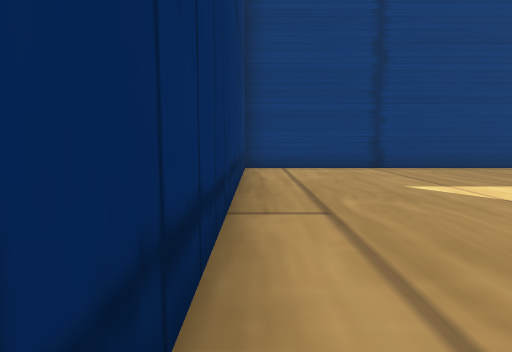
View 1 (above)

24 first-person views from a walk through a 3-D level made in the Unity game engine. The camera is 1.5 m above the floor, tilts 6° down and sees 75° across. The floor is counted in squares, 2 m on a side. Each view is taken from the middle of a square. On the plan, view 1 faces up. The plan holds only what a view shows up to about 11 squares ahead; the rest is blank. The place goes on beyond the plan.

View 2
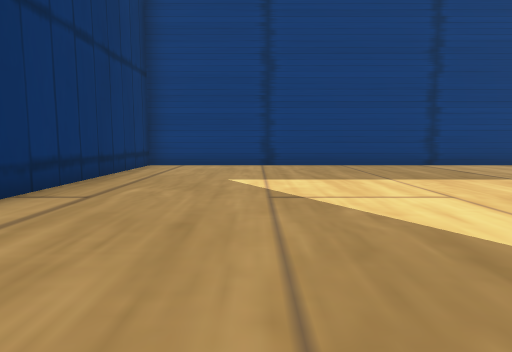

View 3
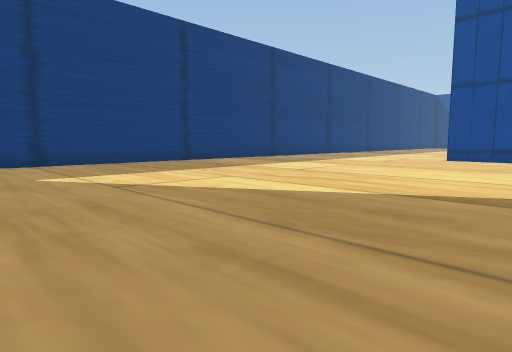

View 4
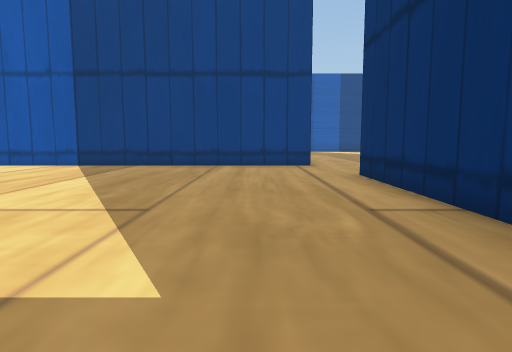

View 5
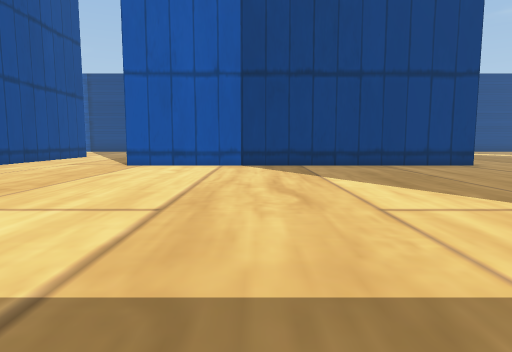

View 6
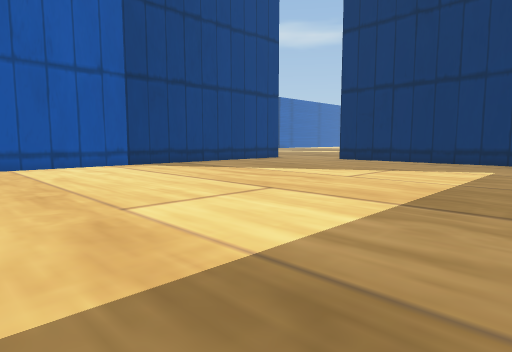

View 7
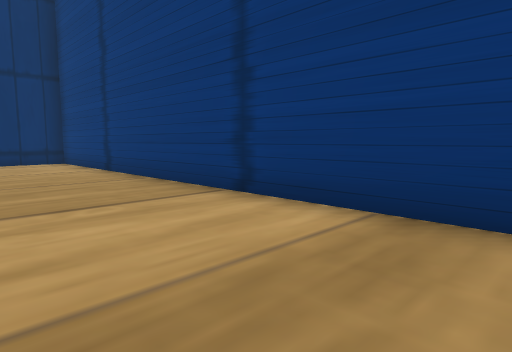

View 8
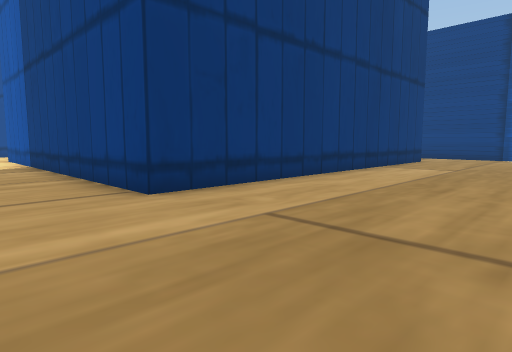

View 9
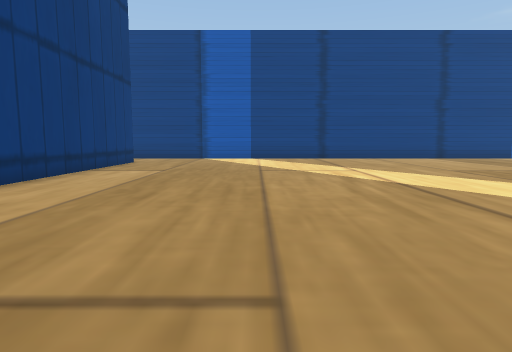

View 10
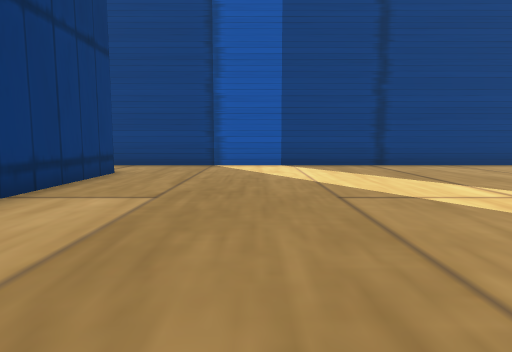

View 11
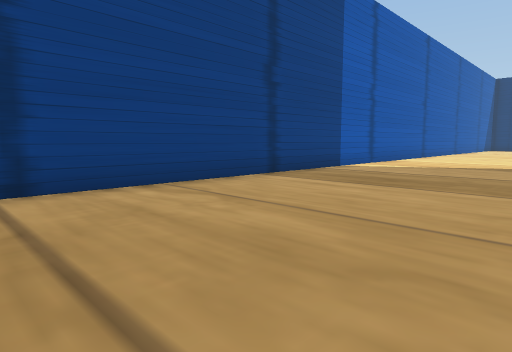

View 12
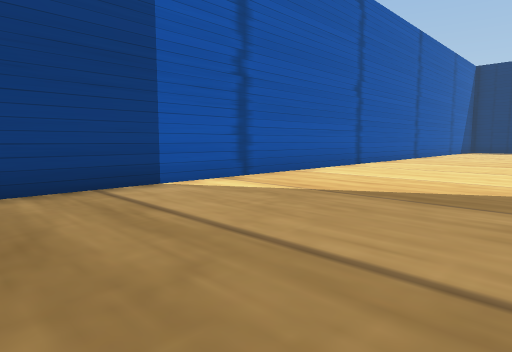

View 13
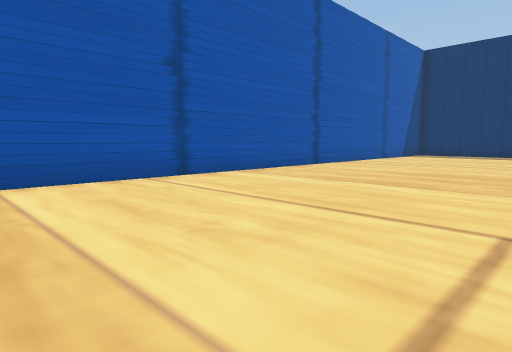

View 14
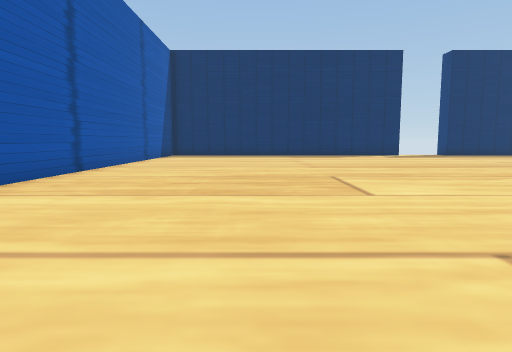

View 15
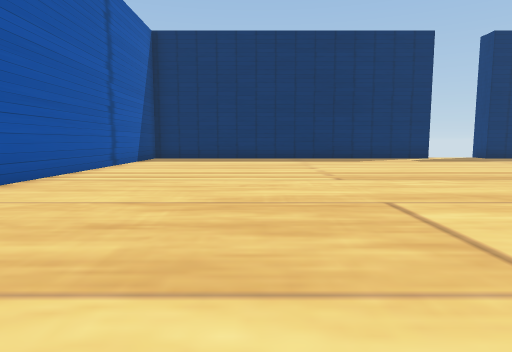

View 16
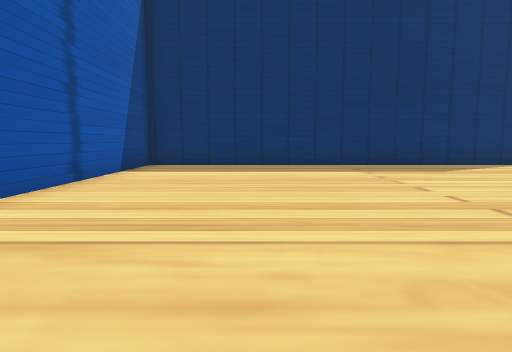

View 17
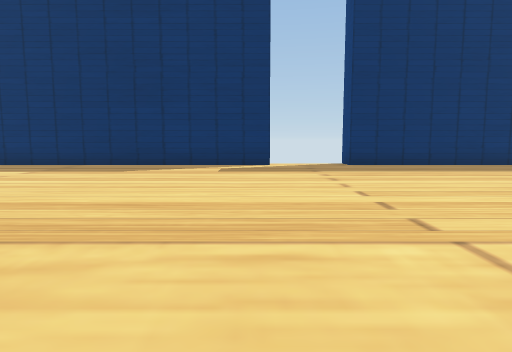

View 18
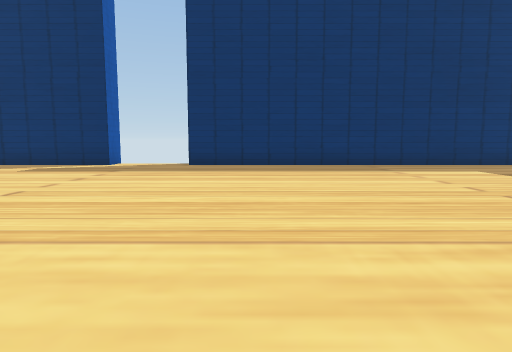

View 19
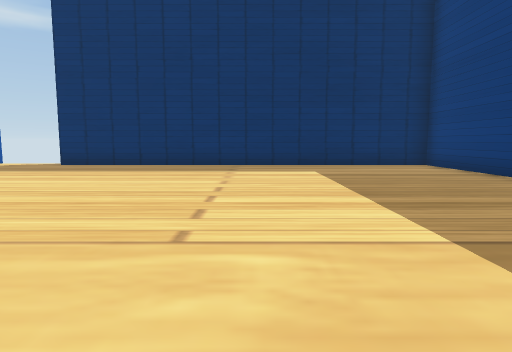

View 20
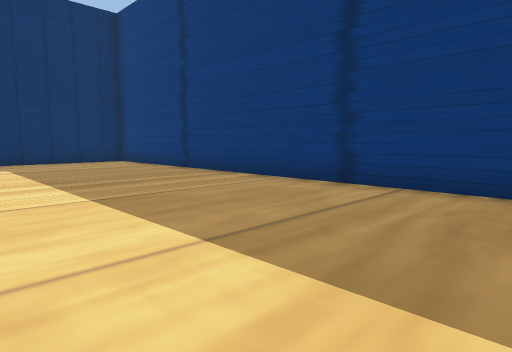

View 21
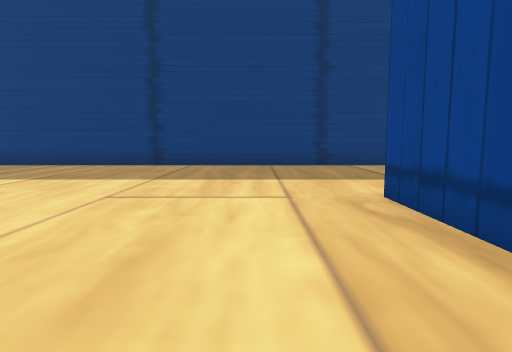

View 22
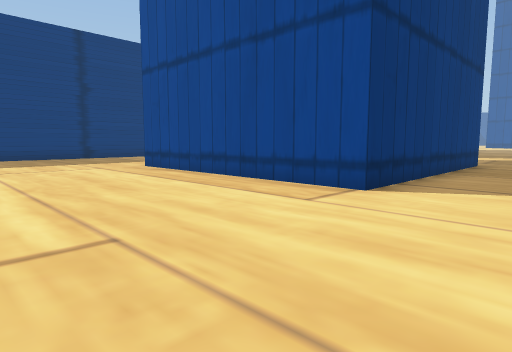

View 23
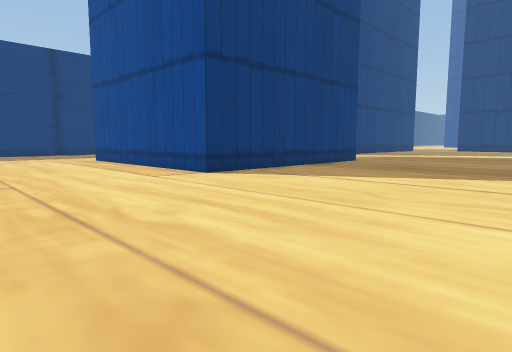

View 24
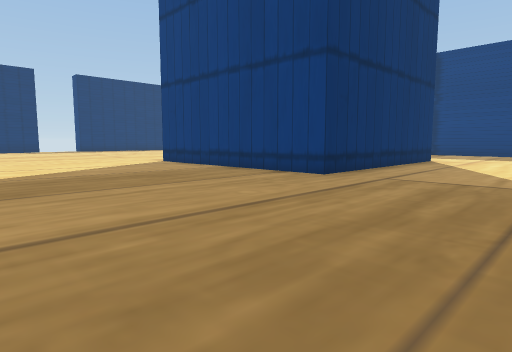

### Floor plan
Points are (right, up) in squares from view 1. A wall is a line through its corners. A room is listed if a view was taken in it or the views show most of it. See-through windows are left out.
Room 1 (views 1, 2, 3, 4, 5, 6, 7)
walls: (0.3, -3.2) (11, -3.2); (11.6, 9.3) (-0.3, 9.3) (-0.3, -0.4)
ways out: opening at (-0.7, -2) to room 2; opening at (12, -4) to room 2
Room 2 (views 8, 9, 10, 11, 12, 13, 14, 15, 16, 17, 18, 19, 20, 21, 22, 23, 24)
walls: (-15.2, 1.5) (-15.2, -3.6) (-22.3, -3.6) (-22.3, 3.5); (-19.9, 9.3) (-36.4, 9.3) (-36.4, -2.1) (-37, -2.1); (-37.1, -4.6) (-36.4, -4.6) (-36.4, -16.3) (1.5, -16.3); (0.3, -13.9) (0.3, -3.2)
ways out: opening at (-0.7, -2) to room 1; opening at (12, -4) to room 1

Where each view was taken, in squares from view 1:
view 1: 0 up, 0 right, facing up
view 2: 1 down, 3 right, facing up
view 3: 2 down, 1 right, facing up-right
view 4: 7 up, 2 right, facing down
view 5: 7 up, 7 right, facing down
view 6: 7 up, 12 right, facing down-left
view 7: 6 up, 12 right, facing up-left
view 8: 1 down, 4 left, facing down-right
view 9: 2 down, 4 left, facing down
view 10: 6 down, 3 left, facing down
view 11: 11 down, 6 left, facing down-left
view 12: 11 down, 12 left, facing down-left
view 13: 10 down, 18 left, facing down-left
view 14: 12 down, 19 left, facing left
view 15: 12 down, 22 left, facing left
view 16: 13 down, 26 left, facing left
view 17: 5 down, 26 left, facing left
view 18: 0 up, 26 left, facing left
view 19: 4 up, 26 left, facing left
view 20: 4 up, 24 left, facing up-left
view 21: 1 down, 24 left, facing up
view 22: 6 down, 27 left, facing up-right
view 23: 10 down, 27 left, facing up-right
view 24: 10 down, 11 left, facing up-left
